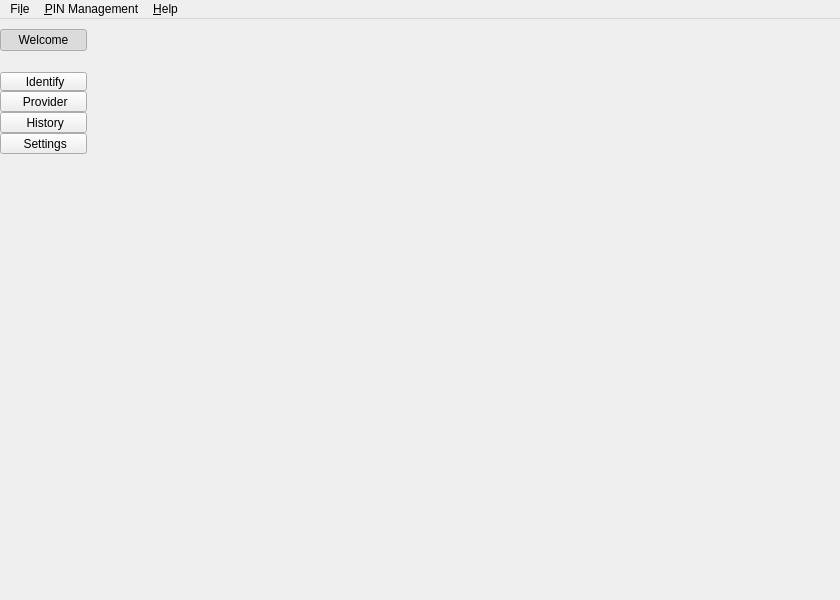
<?xml version="1.0" encoding="UTF-8"?>
<ui version="4.0">
 <class>AppQtMainWidget</class>
 <widget class="QMainWindow" name="AppQtMainWidget">
  <property name="geometry">
   <rect>
    <x>0</x>
    <y>0</y>
    <width>840</width>
    <height>600</height>
   </rect>
  </property>
  <property name="contextMenuPolicy">
   <enum>Qt::NoContextMenu</enum>
  </property>
  <property name="windowTitle">
   <string>AusweisApp2</string>
  </property>
  <property name="windowIcon">
   <iconset resource="../../resources/ausweisapp.qrc">
    <normaloff>:/images/npa.ico</normaloff>:/images/npa.ico</iconset>
  </property>
  <property name="iconSize">
   <size>
    <width>64</width>
    <height>64</height>
   </size>
  </property>
  <widget class="QWidget" name="appMainWidget">
   <layout class="QVBoxLayout" name="verticalLayout_2">
    <property name="spacing">
     <number>0</number>
    </property>
    <property name="leftMargin">
     <number>0</number>
    </property>
    <property name="topMargin">
     <number>0</number>
    </property>
    <property name="rightMargin">
     <number>0</number>
    </property>
    <property name="bottomMargin">
     <number>0</number>
    </property>
    <item>
     <widget class="QWidget" name="headerWidget" native="true">
      <property name="sizePolicy">
       <sizepolicy hsizetype="Preferred" vsizetype="Minimum">
        <horstretch>0</horstretch>
        <verstretch>0</verstretch>
       </sizepolicy>
      </property>
      <property name="minimumSize">
       <size>
        <width>0</width>
        <height>10</height>
       </size>
      </property>
      <property name="maximumSize">
       <size>
        <width>16777215</width>
        <height>10</height>
       </size>
      </property>
     </widget>
    </item>
    <item>
     <widget class="QStackedWidget" name="centralWidget">
      <property name="currentIndex">
       <number>0</number>
      </property>
      <widget class="QWidget" name="appWidget">
       <layout class="QHBoxLayout" name="horizontalLayout_3">
        <property name="leftMargin">
         <number>0</number>
        </property>
        <property name="topMargin">
         <number>0</number>
        </property>
        <property name="rightMargin">
         <number>0</number>
        </property>
        <property name="bottomMargin">
         <number>0</number>
        </property>
        <item>
         <layout class="QHBoxLayout" name="horizontalLayout">
          <property name="spacing">
           <number>0</number>
          </property>
          <property name="topMargin">
           <number>0</number>
          </property>
          <item>
           <widget class="governikus::TabButtonGroup" name="mainTabList" native="true">
            <property name="sizePolicy">
             <sizepolicy hsizetype="Preferred" vsizetype="Preferred">
              <horstretch>0</horstretch>
              <verstretch>0</verstretch>
             </sizepolicy>
            </property>
            <property name="accessibleName">
             <string>Actions</string>
            </property>
            <layout class="QVBoxLayout" name="menuLayout">
             <property name="spacing">
              <number>0</number>
             </property>
             <property name="leftMargin">
              <number>0</number>
             </property>
             <property name="topMargin">
              <number>0</number>
             </property>
             <property name="rightMargin">
              <number>0</number>
             </property>
             <property name="bottomMargin">
              <number>0</number>
             </property>
             <item>
              <widget class="QPushButton" name="startPushButton">
               <property name="sizePolicy">
                <sizepolicy hsizetype="Preferred" vsizetype="Fixed">
                 <horstretch>0</horstretch>
                 <verstretch>0</verstretch>
                </sizepolicy>
               </property>
               <property name="text">
                <string>Welcome</string>
               </property>
               <property name="checkable">
                <bool>true</bool>
               </property>
               <property name="checked">
                <bool>true</bool>
               </property>
              </widget>
             </item>
             <item>
              <widget class="governikus::TabButton" name="ausweisenToolButton">
               <property name="sizePolicy">
                <sizepolicy hsizetype="Preferred" vsizetype="Fixed">
                 <horstretch>0</horstretch>
                 <verstretch>0</verstretch>
                </sizepolicy>
               </property>
               <property name="styleSheet">
                <string notr="true">margin-top: 21px;</string>
               </property>
               <property name="text">
                <string> Identify</string>
               </property>
               <property name="iconSize">
                <size>
                 <width>32</width>
                 <height>32</height>
                </size>
               </property>
               <property name="checkable">
                <bool>true</bool>
               </property>
               <property name="checked">
                <bool>false</bool>
               </property>
               <property name="toolButtonStyle">
                <enum>Qt::ToolButtonTextBesideIcon</enum>
               </property>
              </widget>
             </item>
             <item>
              <widget class="governikus::TabButton" name="providerToolButton">
               <property name="sizePolicy">
                <sizepolicy hsizetype="Preferred" vsizetype="Fixed">
                 <horstretch>0</horstretch>
                 <verstretch>0</verstretch>
                </sizepolicy>
               </property>
               <property name="text">
                <string> Provider</string>
               </property>
               <property name="iconSize">
                <size>
                 <width>32</width>
                 <height>32</height>
                </size>
               </property>
               <property name="checkable">
                <bool>true</bool>
               </property>
               <property name="autoRepeatDelay">
                <number>300</number>
               </property>
               <property name="autoRepeatInterval">
                <number>100</number>
               </property>
               <property name="toolButtonStyle">
                <enum>Qt::ToolButtonTextBesideIcon</enum>
               </property>
              </widget>
             </item>
             <item>
              <widget class="governikus::TabButton" name="historyToolButton">
               <property name="sizePolicy">
                <sizepolicy hsizetype="Preferred" vsizetype="Fixed">
                 <horstretch>0</horstretch>
                 <verstretch>0</verstretch>
                </sizepolicy>
               </property>
               <property name="text">
                <string> History</string>
               </property>
               <property name="iconSize">
                <size>
                 <width>32</width>
                 <height>32</height>
                </size>
               </property>
               <property name="checkable">
                <bool>true</bool>
               </property>
               <property name="toolButtonStyle">
                <enum>Qt::ToolButtonTextBesideIcon</enum>
               </property>
              </widget>
             </item>
             <item>
              <widget class="governikus::TabButton" name="settingsToolButton">
               <property name="sizePolicy">
                <sizepolicy hsizetype="Preferred" vsizetype="Fixed">
                 <horstretch>0</horstretch>
                 <verstretch>0</verstretch>
                </sizepolicy>
               </property>
               <property name="text">
                <string> Settings</string>
               </property>
               <property name="iconSize">
                <size>
                 <width>32</width>
                 <height>32</height>
                </size>
               </property>
               <property name="checkable">
                <bool>true</bool>
               </property>
               <property name="toolButtonStyle">
                <enum>Qt::ToolButtonTextBesideIcon</enum>
               </property>
              </widget>
             </item>
             <item>
              <layout class="QHBoxLayout" name="horizontalLayout_5">
               <property name="spacing">
                <number>0</number>
               </property>
               <property name="topMargin">
                <number>15</number>
               </property>
               <item>
                <spacer name="horizontalSpacer_3">
                 <property name="orientation">
                  <enum>Qt::Horizontal</enum>
                 </property>
                 <property name="sizeHint" stdset="0">
                  <size>
                   <width>40</width>
                   <height>20</height>
                  </size>
                 </property>
                </spacer>
               </item>
               <item>
                <widget class="QLabel" name="betaLabel">
                 <property name="text">
                  <string/>
                 </property>
                </widget>
               </item>
               <item>
                <spacer name="horizontalSpacer_4">
                 <property name="orientation">
                  <enum>Qt::Horizontal</enum>
                 </property>
                 <property name="sizeHint" stdset="0">
                  <size>
                   <width>40</width>
                   <height>20</height>
                  </size>
                 </property>
                </spacer>
               </item>
              </layout>
             </item>
             <item>
              <spacer name="verticalSpacer_3">
               <property name="orientation">
                <enum>Qt::Vertical</enum>
               </property>
               <property name="sizeType">
                <enum>QSizePolicy::MinimumExpanding</enum>
               </property>
               <property name="sizeHint" stdset="0">
                <size>
                 <width>20</width>
                 <height>40</height>
                </size>
               </property>
              </spacer>
             </item>
            </layout>
           </widget>
          </item>
          <item>
           <widget class="QStackedWidget" name="stackedWidget">
            <property name="sizePolicy">
             <sizepolicy hsizetype="Expanding" vsizetype="Preferred">
              <horstretch>1</horstretch>
              <verstretch>0</verstretch>
             </sizepolicy>
            </property>
            <property name="currentIndex">
             <number>0</number>
            </property>
            <widget class="QWidget" name="applicationPage">
             <layout class="QVBoxLayout" name="verticalLayout">
              <item>
               <widget class="QWidget" name="widget" native="true">
                <layout class="QHBoxLayout" name="horizontalLayout_2">
                 <item>
                  <layout class="QGridLayout" name="applicationGridLayout">
                   <item row="3" column="0">
                    <spacer name="horizontalSpacer">
                     <property name="orientation">
                      <enum>Qt::Horizontal</enum>
                     </property>
                     <property name="sizeHint" stdset="0">
                      <size>
                       <width>40</width>
                       <height>20</height>
                      </size>
                     </property>
                    </spacer>
                   </item>
                   <item row="3" column="2">
                    <spacer name="horizontalSpacer_2">
                     <property name="orientation">
                      <enum>Qt::Horizontal</enum>
                     </property>
                     <property name="sizeHint" stdset="0">
                      <size>
                       <width>40</width>
                       <height>20</height>
                      </size>
                     </property>
                    </spacer>
                   </item>
                   <item row="3" column="1">
                    <widget class="QLabel" name="appLabel">
                     <property name="focusPolicy">
                      <enum>Qt::StrongFocus</enum>
                     </property>
                     <property name="accessibleName">
                      <string>nPA and eAT Logo</string>
                     </property>
                     <property name="pixmap">
                      <pixmap resource="../../resources/ausweisapp.qrc">:/images/start_nPA_eAT.png</pixmap>
                     </property>
                    </widget>
                   </item>
                   <item row="4" column="1">
                    <spacer name="verticalSpacer">
                     <property name="orientation">
                      <enum>Qt::Vertical</enum>
                     </property>
                     <property name="sizeHint" stdset="0">
                      <size>
                       <width>20</width>
                       <height>40</height>
                      </size>
                     </property>
                    </spacer>
                   </item>
                   <item row="0" column="1">
                    <spacer name="verticalSpacer_2">
                     <property name="orientation">
                      <enum>Qt::Vertical</enum>
                     </property>
                     <property name="sizeHint" stdset="0">
                      <size>
                       <width>20</width>
                       <height>40</height>
                      </size>
                     </property>
                    </spacer>
                   </item>
                   <item row="1" column="1">
                    <widget class="QLabel" name="appLogoLabel">
                     <property name="focusPolicy">
                      <enum>Qt::StrongFocus</enum>
                     </property>
                     <property name="accessibleName">
                      <string>AusweisApp2 Logo</string>
                     </property>
                     <property name="pixmap">
                      <pixmap resource="../../resources/ausweisapp.qrc">:/images/AppLogo_AutentApp2_2014.png</pixmap>
                     </property>
                     <property name="alignment">
                      <set>Qt::AlignCenter</set>
                     </property>
                    </widget>
                   </item>
                   <item row="2" column="1">
                    <spacer name="verticalSpacer_5">
                     <property name="orientation">
                      <enum>Qt::Vertical</enum>
                     </property>
                     <property name="sizeHint" stdset="0">
                      <size>
                       <width>20</width>
                       <height>40</height>
                      </size>
                     </property>
                    </spacer>
                   </item>
                  </layout>
                 </item>
                </layout>
               </widget>
              </item>
             </layout>
            </widget>
            <widget class="governikus::ProviderWidget" name="providerPage"/>
            <widget class="governikus::SelfInformationWidget" name="ausweisenPage">
             <property name="enabled">
              <bool>true</bool>
             </property>
            </widget>
            <widget class="governikus::HistoryWidget" name="historyPage"/>
            <widget class="governikus::SettingsWidget" name="settingsPage"/>
            <widget class="QWidget" name="workflowPage">
             <layout class="QVBoxLayout" name="verticalLayout_15">
              <property name="spacing">
               <number>0</number>
              </property>
              <property name="leftMargin">
               <number>6</number>
              </property>
              <property name="topMargin">
               <number>6</number>
              </property>
              <property name="rightMargin">
               <number>6</number>
              </property>
              <property name="bottomMargin">
               <number>6</number>
              </property>
             </layout>
            </widget>
           </widget>
          </item>
         </layout>
        </item>
       </layout>
      </widget>
      <widget class="QWidget" name="appLogoWidget">
       <layout class="QVBoxLayout" name="verticalLayout_4">
        <property name="spacing">
         <number>0</number>
        </property>
        <property name="leftMargin">
         <number>0</number>
        </property>
        <property name="topMargin">
         <number>0</number>
        </property>
        <property name="rightMargin">
         <number>0</number>
        </property>
        <property name="bottomMargin">
         <number>0</number>
        </property>
        <item>
         <spacer name="verticalSpacer_4">
          <property name="orientation">
           <enum>Qt::Vertical</enum>
          </property>
          <property name="sizeHint" stdset="0">
           <size>
            <width>20</width>
            <height>40</height>
           </size>
          </property>
         </spacer>
        </item>
        <item>
         <widget class="QLabel" name="logoLabel">
          <property name="pixmap">
           <pixmap resource="../../resources/ausweisapp.qrc">:/images/Logo_AutentApp2_2014.png</pixmap>
          </property>
         </widget>
        </item>
       </layout>
      </widget>
     </widget>
    </item>
    <item>
     <widget class="governikus::DeveloperModeHistoryWidget" name="developerModeHistoryWidget" native="true">
      <property name="sizePolicy">
       <sizepolicy hsizetype="Preferred" vsizetype="MinimumExpanding">
        <horstretch>0</horstretch>
        <verstretch>0</verstretch>
       </sizepolicy>
      </property>
      <property name="minimumSize">
       <size>
        <width>0</width>
        <height>0</height>
       </size>
      </property>
      <property name="maximumSize">
       <size>
        <width>16777215</width>
        <height>170</height>
       </size>
      </property>
     </widget>
    </item>
   </layout>
  </widget>
  <widget class="QMenuBar" name="menuBar">
   <property name="geometry">
    <rect>
     <x>0</x>
     <y>0</y>
     <width>840</width>
     <height>21</height>
    </rect>
   </property>
   <property name="nativeMenuBar">
    <bool>true</bool>
   </property>
   <widget class="QMenu" name="menuDatei">
    <property name="title">
     <string>Fi&amp;le</string>
    </property>
    <addaction name="actionAusweisen"/>
    <addaction name="actionProvider"/>
    <addaction name="actionHistory"/>
    <addaction name="actionSettings"/>
    <addaction name="separator"/>
    <addaction name="actionBeenden"/>
   </widget>
   <widget class="QMenu" name="menuHilfe">
    <property name="title">
     <string>&amp;Help</string>
    </property>
    <addaction name="actionSetupAssistant"/>
    <addaction name="actionDiagnosis"/>
    <addaction name="separator"/>
    <addaction name="actionHelp"/>
    <addaction name="separator"/>
    <addaction name="actionQuestion"/>
    <addaction name="actionSendError"/>
    <addaction name="actionEvaluate"/>
    <addaction name="separator"/>
    <addaction name="actionSaveProtocol"/>
    <addaction name="actionShowProtocol"/>
    <addaction name="separator"/>
    <addaction name="actionInfo"/>
   </widget>
   <widget class="QMenu" name="menuPINManagement">
    <property name="title">
     <string>&amp;PIN Management</string>
    </property>
    <addaction name="actionChangePin"/>
   </widget>
   <addaction name="menuDatei"/>
   <addaction name="menuPINManagement"/>
   <addaction name="menuHilfe"/>
  </widget>
  <action name="actionClose">
   <property name="text">
    <string>Minimise</string>
   </property>
  </action>
  <action name="actionBeenden">
   <property name="text">
    <string>&amp;Exit</string>
   </property>
   <property name="menuRole">
    <enum>QAction::QuitRole</enum>
   </property>
  </action>
  <action name="actionAusweisen">
   <property name="text">
    <string>&amp;Identify</string>
   </property>
  </action>
  <action name="actionSettings">
   <property name="text">
    <string>&amp;Settings</string>
   </property>
  </action>
  <action name="actionHelp">
   <property name="text">
    <string>&amp;Manual</string>
   </property>
  </action>
  <action name="actionEvaluate">
   <property name="text">
    <string>&amp;Evaluate</string>
   </property>
  </action>
  <action name="actionSendError">
   <property name="text">
    <string>&amp;Report error</string>
   </property>
  </action>
  <action name="actionInfo">
   <property name="text">
    <string>&amp;About AusweisApp2</string>
   </property>
   <property name="menuRole">
    <enum>QAction::AboutRole</enum>
   </property>
  </action>
  <action name="actionProvider">
   <property name="text">
    <string>&amp;Provider</string>
   </property>
  </action>
  <action name="actionShowProtocol">
   <property name="text">
    <string>S&amp;how log</string>
   </property>
  </action>
  <action name="actionSaveProtocol">
   <property name="text">
    <string>Save &amp;log</string>
   </property>
  </action>
  <action name="actionQuestion">
   <property name="text">
    <string>&amp;Questions</string>
   </property>
  </action>
  <action name="actionHistory">
   <property name="text">
    <string>&amp;History</string>
   </property>
  </action>
  <action name="actionChangePin">
   <property name="text">
    <string>&amp;Change PIN</string>
   </property>
  </action>
  <action name="actionSetupAssistant">
   <property name="text">
    <string>&amp;Setup assistant</string>
   </property>
   <property name="menuRole">
    <enum>QAction::NoRole</enum>
   </property>
  </action>
  <action name="actionDiagnosis">
   <property name="text">
    <string>&amp;Diagnosis</string>
   </property>
  </action>
 </widget>
 <customwidgets>
  <customwidget>
   <class>governikus::TabButtonGroup</class>
   <extends>QWidget</extends>
   <header>generic/TabButtonGroup.h</header>
   <container>1</container>
  </customwidget>
  <customwidget>
   <class>governikus::SettingsWidget</class>
   <extends>QWidget</extends>
   <header>SettingsWidget.h</header>
   <container>1</container>
  </customwidget>
  <customwidget>
   <class>governikus::ProviderWidget</class>
   <extends>QWidget</extends>
   <header>ProviderWidget.h</header>
   <container>1</container>
  </customwidget>
  <customwidget>
   <class>governikus::SelfInformationWidget</class>
   <extends>QWidget</extends>
   <header>SelfInformationWidget.h</header>
   <container>1</container>
  </customwidget>
  <customwidget>
   <class>governikus::HistoryWidget</class>
   <extends>QWidget</extends>
   <header>HistoryWidget.h</header>
   <container>1</container>
  </customwidget>
  <customwidget>
   <class>governikus::DeveloperModeHistoryWidget</class>
   <extends>QWidget</extends>
   <header>DeveloperModeHistoryWidget.h</header>
   <container>1</container>
  </customwidget>
  <customwidget>
   <class>governikus::TabButton</class>
   <extends>QToolButton</extends>
   <header>generic/TabButtonGroup.h</header>
  </customwidget>
 </customwidgets>
 <tabstops>
  <tabstop>startPushButton</tabstop>
  <tabstop>appLogoLabel</tabstop>
  <tabstop>appLabel</tabstop>
  <tabstop>ausweisenToolButton</tabstop>
  <tabstop>providerToolButton</tabstop>
  <tabstop>historyToolButton</tabstop>
  <tabstop>settingsToolButton</tabstop>
 </tabstops>
 <resources>
  <include location="../../resources/ausweisapp.qrc"/>
 </resources>
 <connections/>
</ui>
